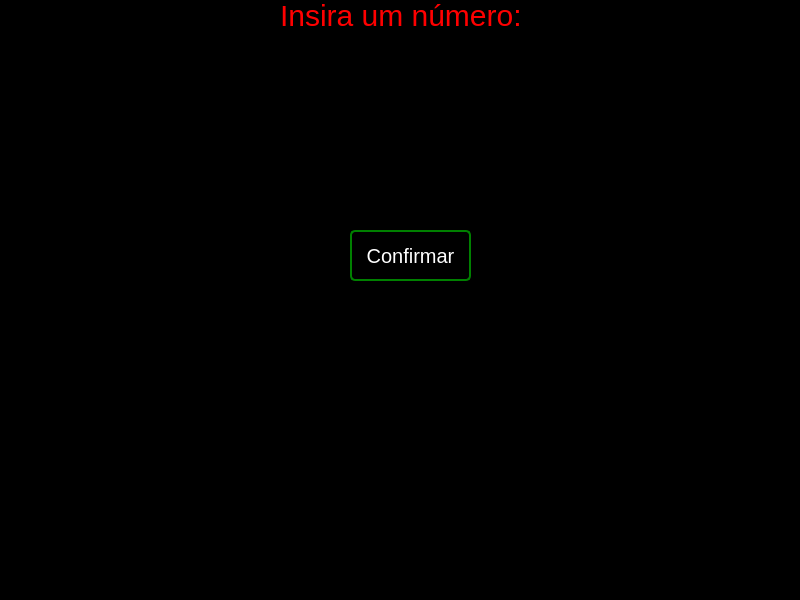
<?xml version="1.0" encoding="UTF-8"?>
<ui version="4.0">
 <class>MainWindow</class>
 <widget class="QMainWindow" name="MainWindow">
  <property name="geometry">
   <rect>
    <x>0</x>
    <y>0</y>
    <width>800</width>
    <height>600</height>
   </rect>
  </property>
  <property name="cursor">
   <cursorShape>ArrowCursor</cursorShape>
  </property>
  <property name="windowTitle">
   <string>MainWindow</string>
  </property>
  <property name="styleSheet">
   <string notr="true">background-color: rgb(0, 0, 0);</string>
  </property>
  <property name="tabShape">
   <enum>QTabWidget::Rounded</enum>
  </property>
  <widget class="QWidget" name="centralwidget">
   <widget class="QLabel" name="label">
    <property name="geometry">
     <rect>
      <x>280</x>
      <y>0</y>
      <width>251</width>
      <height>31</height>
     </rect>
    </property>
    <property name="styleSheet">
     <string notr="true">color: rgb(255, 0, 0);
font-size:30px;</string>
    </property>
    <property name="text">
     <string>Insira um número:</string>
    </property>
   </widget>
   <widget class="QLineEdit" name="lineEdit">
    <property name="enabled">
     <bool>true</bool>
    </property>
    <property name="geometry">
     <rect>
      <x>0</x>
      <y>70</y>
      <width>801</width>
      <height>91</height>
     </rect>
    </property>
    <property name="toolTip">
     <string>&lt;html&gt;&lt;head/&gt;&lt;body&gt;&lt;p align=&quot;center&quot;&gt;&lt;br/&gt;&lt;/p&gt;&lt;/body&gt;&lt;/html&gt;</string>
    </property>
    <property name="whatsThis">
     <string>&lt;html&gt;&lt;head/&gt;&lt;body&gt;&lt;p align=&quot;center&quot;&gt;&lt;br/&gt;&lt;/p&gt;&lt;/body&gt;&lt;/html&gt;</string>
    </property>
    <property name="styleSheet">
     <string notr="true">color: rgb(255, 255, 255);</string>
    </property>
    <property name="alignment">
     <set>Qt::AlignCenter</set>
    </property>
   </widget>
   <widget class="QPushButton" name="pushButton">
    <property name="geometry">
     <rect>
      <x>350</x>
      <y>230</y>
      <width>121</width>
      <height>51</height>
     </rect>
    </property>
    <property name="cursor">
     <cursorShape>PointingHandCursor</cursorShape>
    </property>
    <property name="styleSheet">
     <string notr="true">color: rgb(255, 255, 255);
border:2px solid green;
border-radius:5px;
font-size:20px;</string>
    </property>
    <property name="text">
     <string>Confirmar</string>
    </property>
   </widget>
   <widget class="QLabel" name="label_2">
    <property name="geometry">
     <rect>
      <x>10</x>
      <y>350</y>
      <width>781</width>
      <height>191</height>
     </rect>
    </property>
    <property name="styleSheet">
     <string notr="true">color: rgb(255, 255, 255);</string>
    </property>
    <property name="text">
     <string/>
    </property>
    <property name="alignment">
     <set>Qt::AlignCenter</set>
    </property>
   </widget>
  </widget>
  <widget class="QMenuBar" name="menubar">
   <property name="geometry">
    <rect>
     <x>0</x>
     <y>0</y>
     <width>800</width>
     <height>21</height>
    </rect>
   </property>
  </widget>
  <widget class="QStatusBar" name="statusbar"/>
 </widget>
 <resources/>
 <connections/>
</ui>
